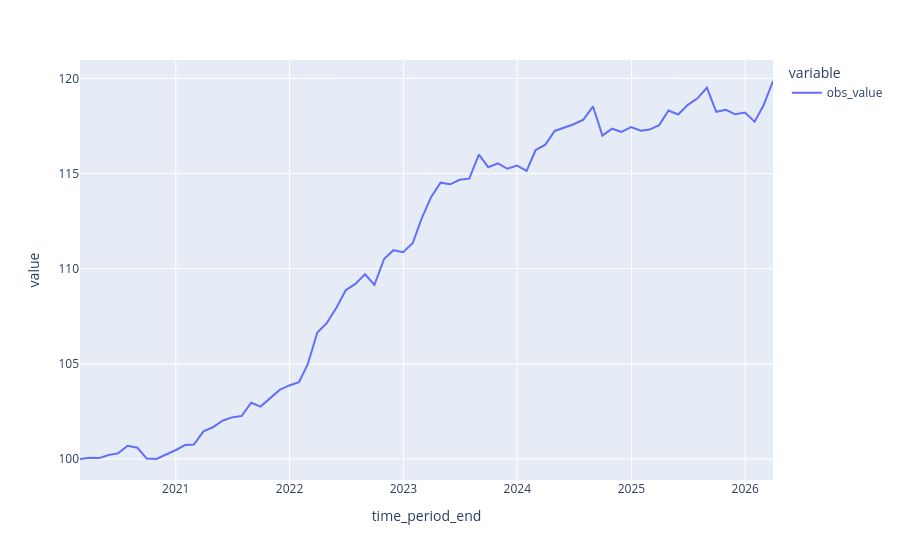

The notebook cell this image was saved under:
### Code cell
aux = la.investments.iloc[0]._inflation_rates
(aux/aux.iloc[0] * 100).plot()
